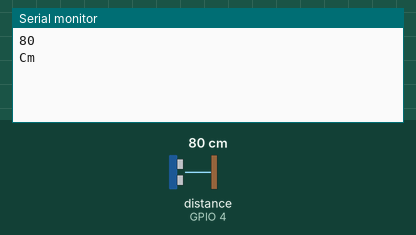
This sketch was run on a simulated ESP8266 (NodeMCU). Parts: the last lines printed to the serial monitor. Wiring (inferred from the names in the program): ultrasonic range finder: trigger GPIO 5; echo GPIO 4. Inputs (shaded band) come from the test bench; at power-on: distance to the obstacle (sensor on GPIO 4) 80 cm. The echo pulse lasts 58.3 µs per cm; WiFi joins after 1.5 s; servers stay silent unless stated.

Above: at 3.0 s.
3.1 s: distance to the obstacle (sensor on GPIO 4) set to 2 cm
At 6.5 s:
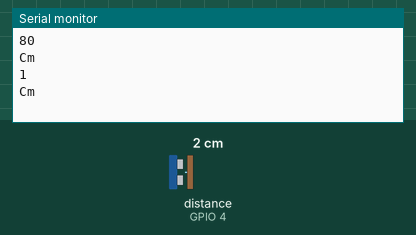
7.4 s: distance to the obstacle (sensor on GPIO 4) set to 4 cm
At 9.2 s:
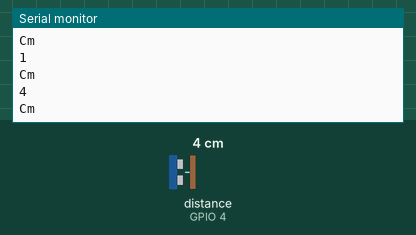
Timing chart, 0 to 10.7 s (numbered marks = the images above; inputs shaded):
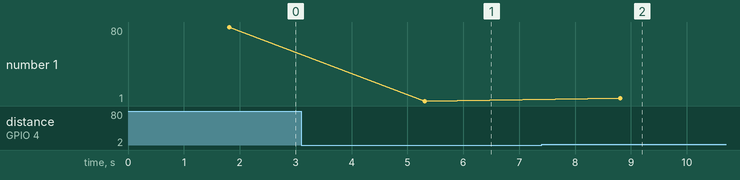

The sketch:

TASK_5.ino
```cpp
#define BlYNK_PRINT Serial
#include <ESP8266WiFi.h>
#include <BlynkSimpleEsp8266.h>
#define TriggerPin 5
#define EchoPin 4
char auth[]=" EDU1Xrb1vq_mbkSE-8ytyNZyrnQmDMz0";
char ssid[]="Shuvo";
char pass[]="Suvo2662";
WidgetLCD lcd(V1);
void setup()
{
  Serial.begin(9600);
  pinMode(TriggerPin,OUTPUT);
  pinMode(EchoPin,INPUT);
  Blynk.begin(auth,ssid,pass);
  lcd.clear();  //Use it to clear the LCD Widget
}
void loop()
{
  lcd.clear();
  lcd.print(0,0,"Distance in cm");
  long duration,distance;
  digitalWrite(TriggerPin,LOW);
  delayMicroseconds(3);
  digitalWrite(TriggerPin,HIGH);
  delayMicroseconds(12);
  digitalWrite(TriggerPin,LOW);
  duration=pulseIn(EchoPin,HIGH);
  distance=(duration/2)/29.1;
  Serial.println(distance);
  Serial.println("Cm");
  if(distance<=50)
  {
   lcd.print(7,1,distance);
   Blynk.notify("Maintain Distance");
  }
  else
  {
    lcd.print(7,1,distance);
  }
  Blynk.run();
  delay(3500);
}
```

Measured:
- after the input at 3.1 s, the serial monitor: prints a new line after 2.2 s (image 1)
- after the input at 7.4 s, the serial monitor: prints a new line after 1.4 s (image 2)
- plotted number 1: 80 → 1 after the input at 3.1 s, 1 → 4 after the input at 7.4 s
